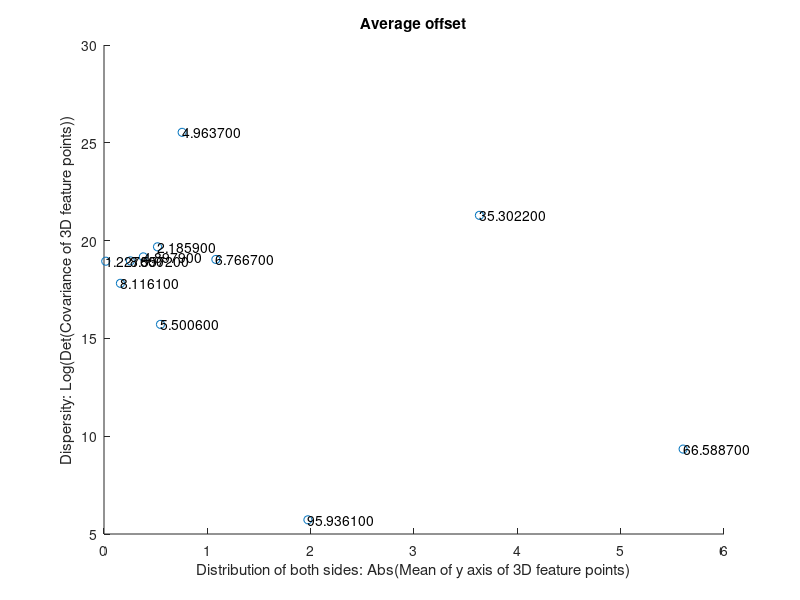

The MATLAB source for this figure:
error = [8.1161, 8.5572, 4.8979, 5.5006, 6.7667, 4.9637, 66.5887, 35.3022, 2.1859, 1.2276, 95.9361];
m_y = [0.1589081507047702, 0.2550667182261508, 0.3801776573323367, 0.546698870866195, 1.082486590743065, 0.7560710779057358, 5.604304145364201, 3.633041630602545, 0.5178360890690238, 0.01689261267893016, 1.97335561839017];
det = [5.4638e+07, 1.7216e+08, 2.1106e+08, 6.6944e+06, 1.8531e+08, 1.2300e+11, 1.1403e+04, 1.7654e+09, 3.5337e+08, 1.6930e+08, 306.6526];
log_det = log(det);
scatter(m_y, log_det);
labels = num2str(error','%f');
text(m_y, log_det, labels);
title("Average offset")
xlabel('Distribution of both sides: Abs(Mean of y axis of 3D feature points)');
ylabel('Dispersity: Log(Det(Covariance of 3D feature points))');